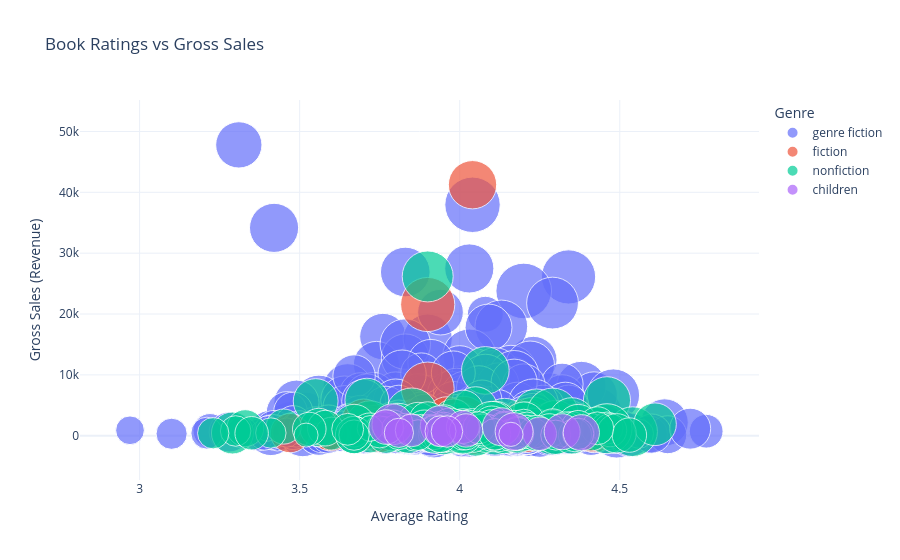

This figure's notebook cell:
### Code cell
import plotly.express as px

Book_Ratings_vs_Gross_Sales = px.scatter(
    df,
    x='Book_average_rating',
    y='gross sales',
    size='Book_ratings_count',
    color='genre',
    hover_name='Book Name',
    title='Book Ratings vs Gross Sales',
    labels={
        'Book_average_rating': 'Average Rating',
        'gross sales': 'Gross Sales (Revenue)',
        'Book_ratings_count': 'Number of Ratings',
        'genre': 'Genre'
    },
    template='plotly_white',
    size_max=40,      
    opacity=0.7        
)

Book_Ratings_vs_Gross_Sales.show()

### Figure 1 — Plotly figure (JSON) as saved in the notebook; plotly's stock layout.template omitted (floating-point values rounded to 4 significant figures; data arrays with more than 128 entries replaced by an {"elided": "..."} marker saying what was removed)
{"data": [{"hovertemplate": "<b>%{hovertext}</b><br><br>Genre=genre fiction<br>Average Rating=%{x}<br>Gross Sales (Revenue)=%{y}<br>Number of Ratings=%{marker.size}<extra></extra>", "hovertext": {"elided": "759 str values"}, "legendgroup": "genre fiction", "marker": {"color": "#636efa", "opacity": 0.7, "size": {"elided": "759 int values"}, "sizemode": "area", "sizeref": 129.2, "symbol": "circle"}, "mode": "markers", "name": "genre fiction", "orientation": "v", "showlegend": true, "type": "scatter", "x": {"elided": "759 float values"}, "xaxis": "x", "y": {"elided": "759 float values"}, "yaxis": "y"}, {"hovertemplate": "<b>%{hovertext}</b><br><br>Genre=fiction<br>Average Rating=%{x}<br>Gross Sales (Revenue)=%{y}<br>Number of Ratings=%{marker.size}<extra></extra>", "hovertext": ["When You Are Engulfed in Flames", "The horse and his boy", "Orange Is the New Black: My Year in a Women's Prison", "Shatter Me (Shatter Me, #1)", "Chosen: A House of Night Novel", "BLEACHâ€•ãƒ–ãƒªãƒ¼ãƒâ€•ã€€1", "Wizard and Glass", "Tempted", "Chicka Chicka Boom Boom", "Storm Island", "Gerald's Game", "The Joy of Cooking", "A Portrait of the Artist as a Young Man", "Leaving Time", "The Big Short: Inside the Doomsday Machine", "Towers of Midnight", "The Unbecoming of Mara Dyer", "The Scarlet Pimpernel", "Shadow and Bone", "White Teeth", "The Power of Six", "Der Steppenwolf: ErzÃ¤hlung", "Royal Assassin", "Four: A Divergent Collection", "Handle with Care", "è‰²å½©ã‚’æŒãŸãªã„å¤šå´Žã¤ãã‚‹ã¨ã€å½¼ã®å·¡ç¤¼ã®å¹´ [Shikisai o motanai Tazaki Tsukuru to, kare no junrei no toshi]", "Kane and Abel", "The Great Divorce", "A Stolen Life", "Dubliners", "The Eternity Code", "Hex Hall", "Aristotle and Dante Discover the Secrets of the Universe", "The Foundation Trilogy", "Haunted: A Novel of Stories", "The Brethren", "Behind the Beautiful Forevers: Life, Death, and Hope in a Mumbai Undercity", "Lover Unbound", "Going Postal", "School's Out Forever", "White Night", "The Chosen", "Go, Dog. Go!", "Finders Keepers", "The Darkest Minds", "The Tale of the Body Thief", "Disgrace", "Behind Closed Doors", "Circus of the Damned (Anita Blake, Vampire Hunter, #3)", "Ð”Ð¾ÐºÑ‚Ð¾Ñ€ Ð–Ð¸Ð²Ð°Ð³Ð¾", "It Ends with Us", "Let It Snow: Three Holiday Romances", "The Beach", "Everything's Eventual: 14 Dark Tales"], "legendgroup": "fiction", "marker": {"color": "#EF553B", "opacity": 0.7, "size": [150898, 189671, 127186, 176433, 180961, 120004, 105026, 127387, 105192, 93475, 100158, 102348, 92569, 76553, 37090, 91383, 83847, 93217, 135225, 82474, 97938, 80769, 82608, 97058, 90138, 67873, 74052, 75031, 72713, 73140, 94437, 109881, 108884, 72311, 68861, 69351, 69596, 97514, 75186, 90157, 73534, 70701, 66360, 36541, 83886, 67267, 50422, 57865, 73883, 59973, 80433, 57632, 52333, 60932], "sizemode": "area", "sizeref": 129.2, "symbol": "circle"}, "mode": "markers", "name": "fiction", "orientation": "v", "showlegend": true, "type": "scatter", "x": [4.04, 3.9, 3.7, 4.01, 3.9, 4.21, 4.24, 3.96, 4.21, 4.16, 3.47, 4.14, 3.6, 3.94, 4.26, 4.42, 4.09, 4.06, 4.05, 3.75, 4.17, 4.11, 4.21, 4.1, 3.96, 3.82, 4.27, 4.28, 3.89, 3.85, 4.04, 3.96, 4.34, 4.39, 3.59, 3.71, 3.97, 4.33, 4.36, 4.16, 4.41, 4.03, 4.08, 4.03, 4.26, 3.7, 3.83, 3.93, 4.16, 4.03, 4.44, 3.84, 3.91, 3.94], "xaxis": "x", "y": [41250.0, 21560.0, 2388.0, 2195.0, 7759.0, 2606.0, 1020.0, 2759.0, 1097.0, 708.6, 433.8, 1864.0, 565.1, 175.2, 1216.0, 344.3, 1879.0, 648.1, 678.3, 167.3, 1844.0, 833.3, 164.3, 475.4, 1420.0, 594.5, 723.5, 1429.0, 558.6, 397.7, 394.7, 526.7, 1083.0, 1061.0, 234.8, 942.8, 934.8, 910.9, 1367.0, 340.9, 111.9, 218.9, 1161.0, 107.9, 620.2, 214.9, 1079.0, 919.1, 426.9, 854.9, 747.9, 1149.0, 589.4, 316.9], "yaxis": "y"}, {"hovertemplate": "<b>%{hovertext}</b><br><br>Genre=nonfiction<br>Average Rating=%{x}<br>Gross Sales (Revenue)=%{y}<br>Number of Ratings=%{marker.size}<extra></extra>", "hovertext": {"elided": "160 str values"}, "legendgroup": "nonfiction", "marker": {"color": "#00cc96", "opacity": 0.7, "size": {"elided": "160 int values"}, "sizemode": "area", "sizeref": 129.2, "symbol": "circle"}, "mode": "markers", "name": "nonfiction", "orientation": "v", "showlegend": true, "type": "scatter", "x": {"elided": "160 float values"}, "xaxis": "x", "y": {"elided": "160 float values"}, "yaxis": "y"}, {"hovertemplate": "<b>%{hovertext}</b><br><br>Genre=children<br>Average Rating=%{x}<br>Gross Sales (Revenue)=%{y}<br>Number of Ratings=%{marker.size}<extra></extra>", "hovertext": ["Flowers in the Attic", "The Bean Trees", "The Fires of Heaven", "Lucky", "Dry: A Memoir", "Cryptonomicon", "The One Minute Manager", "High Five", "Death Masks", "Killing Lincoln: The Shocking Assassination that Changed America Forever", "The Dharma Bums", "God is Not Great: How Religion Poisons Everything", "The Blind Side: Evolution of a Game", "Lover Enshrined, part two", "Chelsea Chelsea Bang Bang"], "legendgroup": "children", "marker": {"color": "#ab63fa", "opacity": 0.7, "size": [109063, 105032, 93227, 77462, 70550, 72683, 70241, 92737, 83664, 71868, 62454, 64347, 37792, 84650, 55355], "sizemode": "area", "sizeref": 129.2, "symbol": "circle"}, "mode": "markers", "name": "children", "orientation": "v", "showlegend": true, "type": "scatter", "x": [3.79, 3.94, 4.13, 3.77, 4.01, 4.25, 3.85, 4.17, 4.32, 4.02, 3.94, 3.96, 4.16, 4.38, 3.81], "xaxis": "x", "y": [1878.0, 1636.0, 1480.0, 1427.0, 1449.0, 327.4, 888.3, 671.5, 654.9, 872.0, 725.7, 694.8, 226.9, 493.9, 477.0], "yaxis": "y"}], "layout": {"legend": {"itemsizing": "constant", "title": {"text": "Genre"}, "tracegroupgap": 0}, "title": {"text": "Book Ratings vs Gross Sales"}, "xaxis": {"anchor": "y", "domain": [0, 1], "title": {"text": "Average Rating"}}, "yaxis": {"anchor": "x", "domain": [0, 1], "title": {"text": "Gross Sales (Revenue)"}}}}
